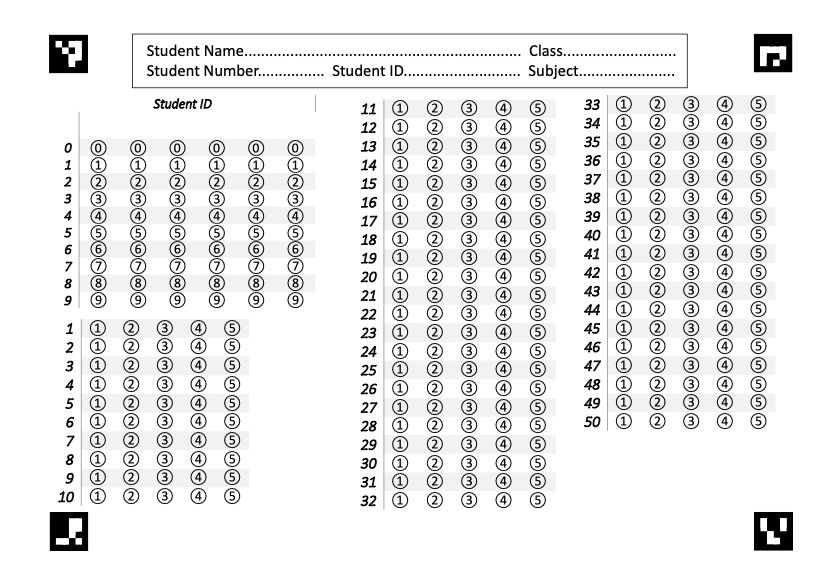
#> input picture AnswerSheet.png, 826 x 583 px
$ python -i imageUtils.py   (imports and definitions only)
#> lines starting #> are read from the running program, lines starting #| are printed output that depends on the picture; after the words box and inside, x2 and y2 are one past the last pixel; in counts of white or black regions, pixels touching at a corner belong together
#> further down, picture is the input picture: shape (583, 826, 3); min 0, max 255, mean 234.8

import cv2 as cv
from cv2 import aruco
import numpy as np
import copy

def warp_img(img):
    retImg = copy.copy(img)

    # preprocess
    kernel = np.array([[0, -1, 0],
                    [-1, 5,-1],
                    [0, -1, 0]])
    img = cv.filter2D(src=img, ddepth=-1, kernel=kernel)
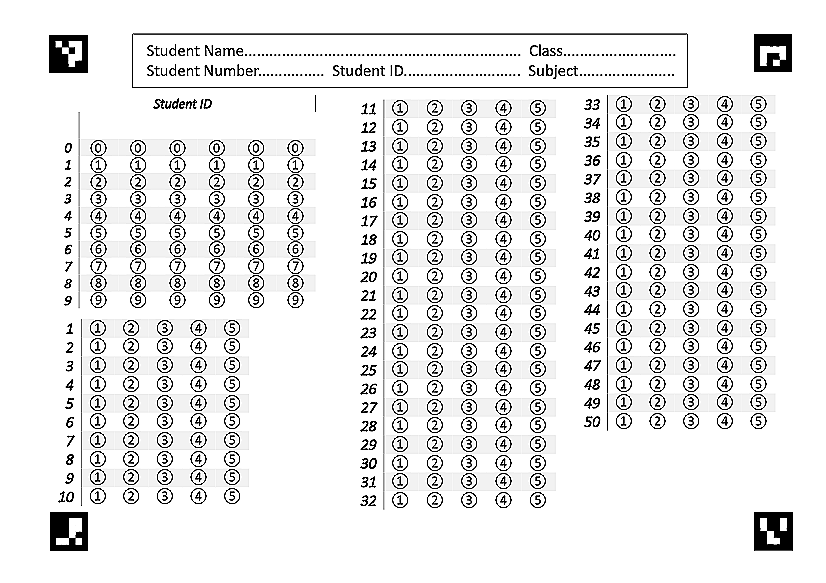
#> img: shape (583, 826, 3); min 0, max 255, mean 232.9
    img = cv.cvtColor(img, cv.COLOR_RGB2GRAY)
#> img: shape (583, 826)
    img = cv.threshold(img, 0, 255, cv.THRESH_BINARY | cv.THRESH_OTSU)[1]
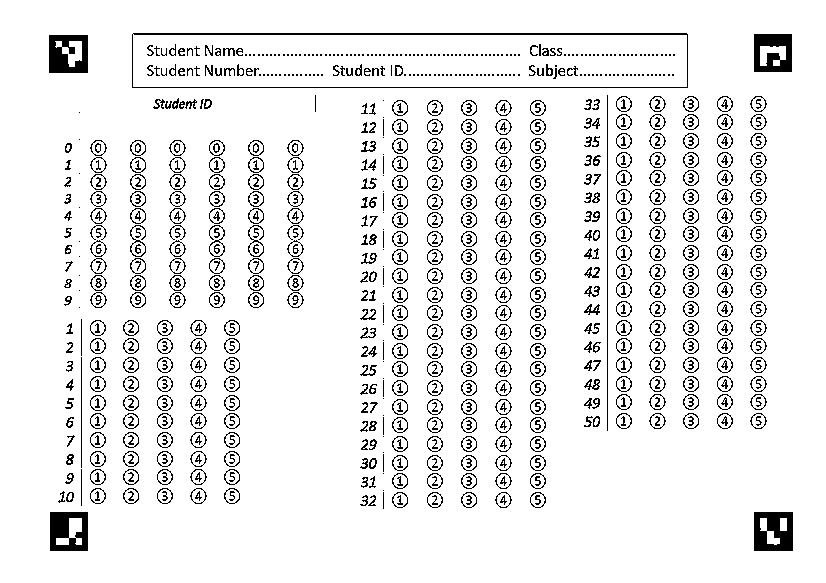
#> img: shape (583, 826); 91.9% white; black in thin lines or dots, all inside (x1, y1, x2, y2) = (49, 33, 793, 551)

    # detect the markers
    arucoDict = cv.aruco.getPredefinedDictionary(cv.aruco.DICT_4X4_50)
    arucoParams = cv.aruco.DetectorParameters()
    detector = cv.aruco.ArucoDetector(arucoDict, arucoParams)

    markerCorners, markerIds, rejectedCandidates = detector.detectMarkers(img)
#> markerCorners = ([[754, 512], [792, 512], [792, 550], [754, 550]], [[50, 512], [87, 512], [87, 550], [50, 550]], [[49, 35], [87, 35], [87, 72], [49, 72]], [[754, 34], [791, 34], [791, 71], [754, 71]]); markerIds = [3, 2, 0, 1]; rejectedCandidates = ([[779, 517], [787, 517], [787, 531], [779, 531]], [[56, 517], [63, 518], [62, 532], [55, 531]], [[55, 538], [68, 537], [69, 544], [56, 545]], [[760, 517], [767, 518], [766, 531], [759, 530]])
    if len(markerCorners) < 4:
        return None


    # warp the image
    pts1 = np.empty((4, 2), dtype=np.int32)
    for mark, id in zip(markerCorners, markerIds):
        match id:
            case 0:
                pts1[0] = mark[0][0]
            case 1:
                pts1[1] = mark[0][1]
            case 2:
                pts1[2] = mark[0][3]
            case 3:
                pts1[3] = mark[0][2]
#> this loop made 4 passes
#> (mark, id) on passes 1 to 4: ([[754, 512], [792, 512], [792, 550], [754, 550]], [3]), ([[50, 512], [87, 512], [87, 550], [50, 550]], [2]), ([[49, 35], [87, 35], [87, 72], [49, 72]], [0]), ([[754, 34], [791, 34], [791, 71], [754, 71]], [1])


    # draw marker
    for p in pts1:
        img = cv.circle(img, tuple(p), 5, (0, 0, 255), -1)
#> img: shape (583, 826); 91.8% white; black in thin lines or dots, all inside (x1, y1, x2, y2) = (44, 29, 798, 556)

    pts1 = np.float32(pts1)
    pts2 = np.float32([[0, 0], [826, 0], [0 , 583], [826, 583]])

    matrix = cv.getPerspectiveTransform(pts1, pts2)
    retImg = cv.warpPerspective(retImg, matrix, (826, 583))
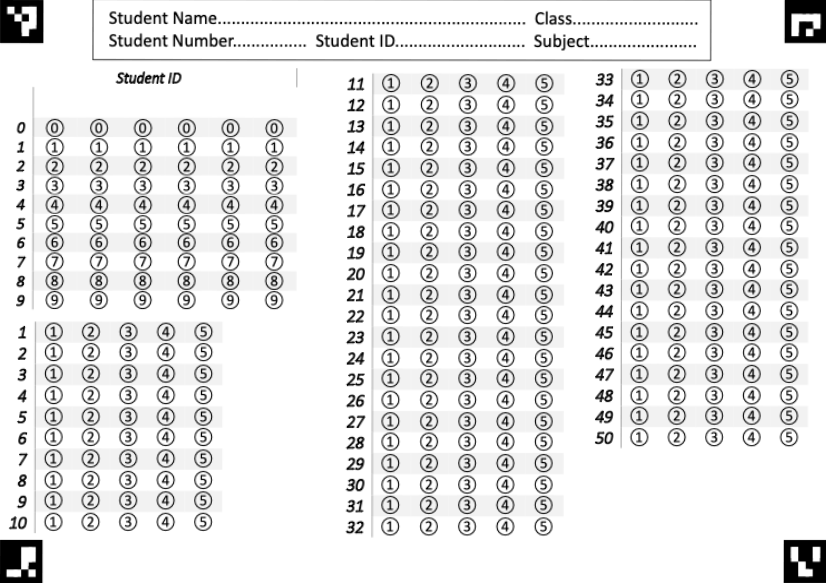
#> retImg: shape (583, 826, 3); min 0, max 255, mean 229.9

    return retImg

>>> import cv2
>>> picture = cv2.cvtColor(cv2.imread('AnswerSheet.png'), cv2.COLOR_BGR2RGB)
>>> result = warp_img(picture)
